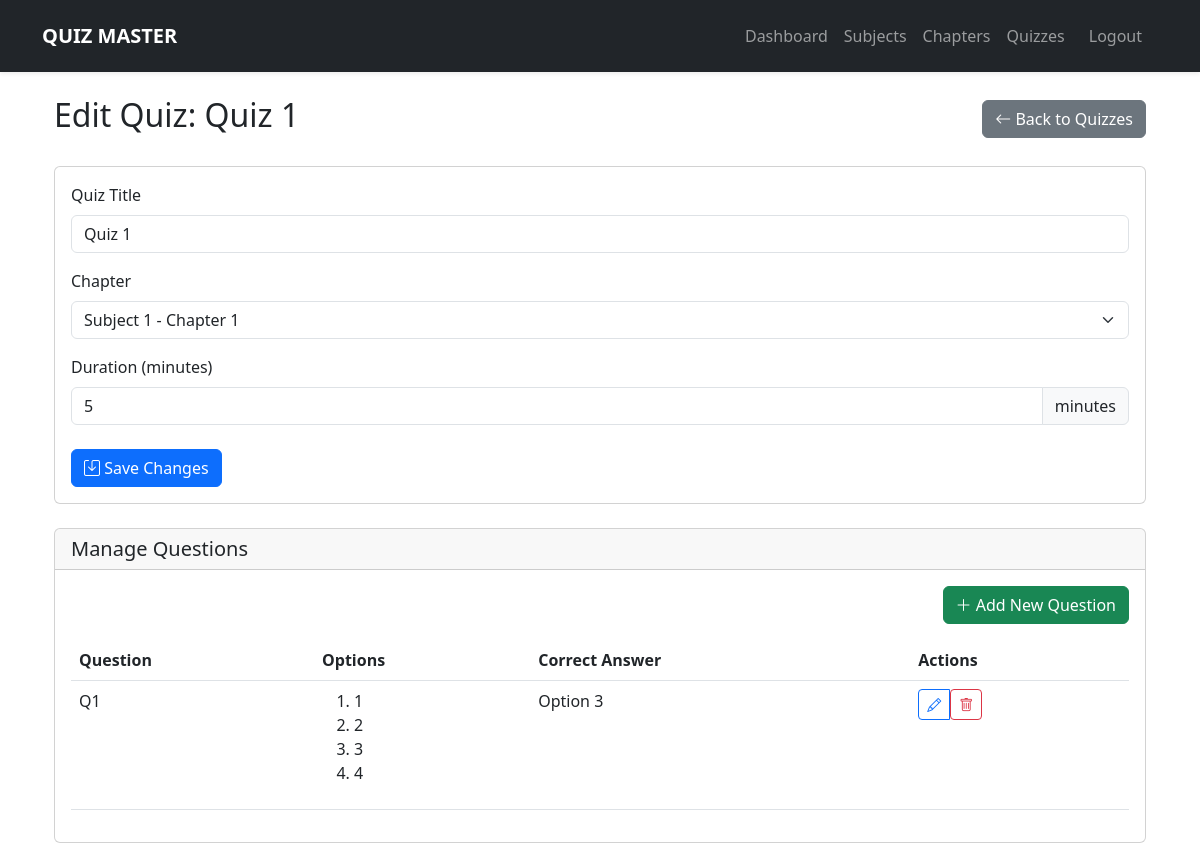
/admin/quizzes/edit/1 (signed in), run on the app's committed database.
### models.py (models this page shows)
class Quiz(db.Model):
    id = db.Column(db.Integer, primary_key=True)
    title = db.Column(db.String(100), nullable=False)
    chapter_id = db.Column(db.Integer, db.ForeignKey('chapter.id'))
    duration = db.Column(db.Integer)
    created_at = db.Column(db.DateTime, default=datetime.utcnow)
    questions = db.relationship('Question', backref='quiz', lazy=True)
    scores = db.relationship('Score', backref='quiz', lazy=True)
    updated_at = db.Column(db.DateTime, default=datetime.utcnow, onupdate=datetime.utcnow)

class Question(db.Model):
    id = db.Column(db.Integer, primary_key=True)
    text = db.Column(db.Text, nullable=False)
    option1 = db.Column(db.String(200))
    option2 = db.Column(db.String(200))
    option3 = db.Column(db.String(200))
    option4 = db.Column(db.String(200))
    correct_option = db.Column(db.Integer)
    quiz_id = db.Column(db.Integer, db.ForeignKey('quiz.id'))
    created_at = db.Column(db.DateTime, default=datetime.utcnow)

### app.py (the view, shortened to what this page needs)
@app.route('/admin/quizzes/edit/<int:quiz_id>', methods=['GET', 'POST'])
@login_required
def edit_quiz(quiz_id):
    if not current_user.is_admin:
        abort(403)
    quiz = Quiz.query.get_or_404(quiz_id)
    form = QuizForm(obj=quiz)
    form.chapter.choices = [(c.id, f"{c.subject.name} - {c.name}")
                          for c in Chapter.query.join(Subject).all()]
    return render_template('admin/edit_quiz.html',
                         form=form,
                         quiz=quiz)

### forms.py
class QuizForm(FlaskForm):
    title = StringField('Quiz Title', validators=[DataRequired()])
    chapter = SelectField('Chapter', coerce=int)
    duration = IntegerField('Duration (minutes)', validators=[DataRequired()])
    submit = SubmitField('Save Quiz')

### app.py (called while the page is built)
@login_manager.user_loader
def load_user(user_id):
    return User.query.get(int(user_id))

### templates/admin/edit_quiz.html (shortened to what this page needs)
{% extends "base.html" %}
{% block content %}
<div class="container-fluid">
    <div class="d-flex justify-content-between align-items-center mb-4">
        <h2>Edit Quiz: {{ quiz.title }}</h2>
        <a href="{{ url_for('manage_quizzes') }}" class="btn btn-secondary">
            <i class="bi bi-arrow-left"></i> Back to Quizzes
        </a>
    </div>
    <div class="card">
        <div class="card-body">
            <form method="POST">
                <div class="mb-3">
                    {{ form.title.label(class="form-label") }}
                    {{ form.title(class="form-control") }}
                </div>
                <div class="mb-3">
                    {{ form.chapter.label(class="form-label") }}
                    {{ form.chapter(class="form-select") }}
                </div>
                <div class="mb-3">
                    {{ form.duration.label(class="form-label") }}
                    <div class="input-group">
                        {{ form.duration(class="form-control") }}
                        <span class="input-group-text">minutes</span>
                    </div>
                </div>
                <div class="mt-4">
                    <button type="submit" class="btn btn-primary">
                        <i class="bi bi-save"></i> Save Changes
                    </button>
                </div>
            </form>
        </div>
    </div>
    <div class="card mt-4">
        <div class="card-header">
            <h5 class="card-title mb-0">Manage Questions</h5>
        </div>
        <div class="card-body">
            <div class="d-flex justify-content-end mb-3">
                <a href="{{ url_for('manage_questions', quiz_id=quiz.id) }}"
                   class="btn btn-success">
                    <i class="bi bi-plus-lg"></i> Add New Question
                </a>
            </div>
            {% if quiz.questions %}
            <div class="table-responsive">
                <table class="table table-hover">
                    <thead>
                        <tr>
                            <th>Question</th>
                            <th>Options</th>
                            <th>Correct Answer</th>
                            <th>Actions</th>
                        </tr>
                    </thead>
                    <tbody>
                        {% for question in quiz.questions %}
                        <tr>
                            <td>{{ question.text|truncate(50) }}</td>
                            <td>
                                <ol>
                                    <li>{{ question.option1 }}</li>
                                    <li>{{ question.option2 }}</li>
                                    {% if question.option3 %}
                                    <li>{{ question.option3 }}</li>
                                    {% endif %}
                                    {% if question.option4 %}
                                    <li>{{ question.option4 }}</li>
                                    {% endif %}
                                </ol>
                            </td>
                            <td>Option {{ question.correct_option }}</td>
                            <td>
                                <div class="btn-group">
                                    <a href="{{ url_for('edit_question', question_id=question.id) }}"
                                       class="btn btn-sm btn-outline-primary"
                                       title="Edit Question">
                                        <i class="bi bi-pencil"></i>
                                    </a>
                                    <form method="POST"
                                          action="{{ url_for('edit_question', question_id=question.id) }}">
                                        <button type="submit" class="btn btn-sm btn-outline-danger"
                                                title="Delete Question"
                                                onclick="return confirm('Delete this question?')">
                                            <i class="bi bi-trash"></i>
                                        </button>
                                    </form>
                                </div>
                            </td>
                        </tr>
                        {% endfor %}
                    </tbody>
                </table>
            </div>
            {% else %}
            <div class="alert alert-info">
                No questions found for this quiz
            </div>
            {% endif %}
        </div>
    </div>
</div>
{% endblock %}

### data on the page
Quiz: title "Quiz 1", chapter "Subject 1 - Chapter 1", duration "5"
Question: text "Q1", option1 "1", option2 "2", option3 "3", option4 "4", correct_option "3"
